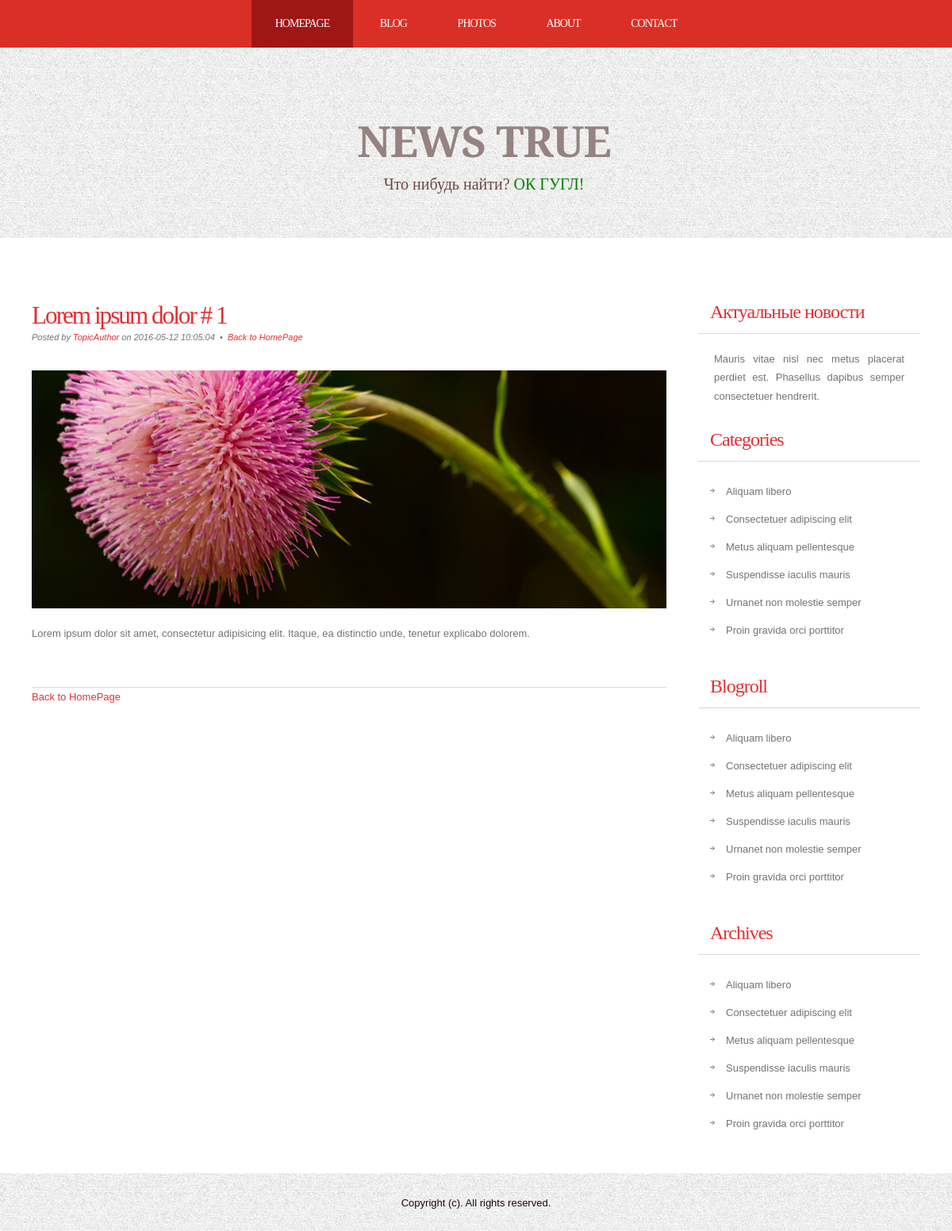
Page /news/1 on the earlier database version.
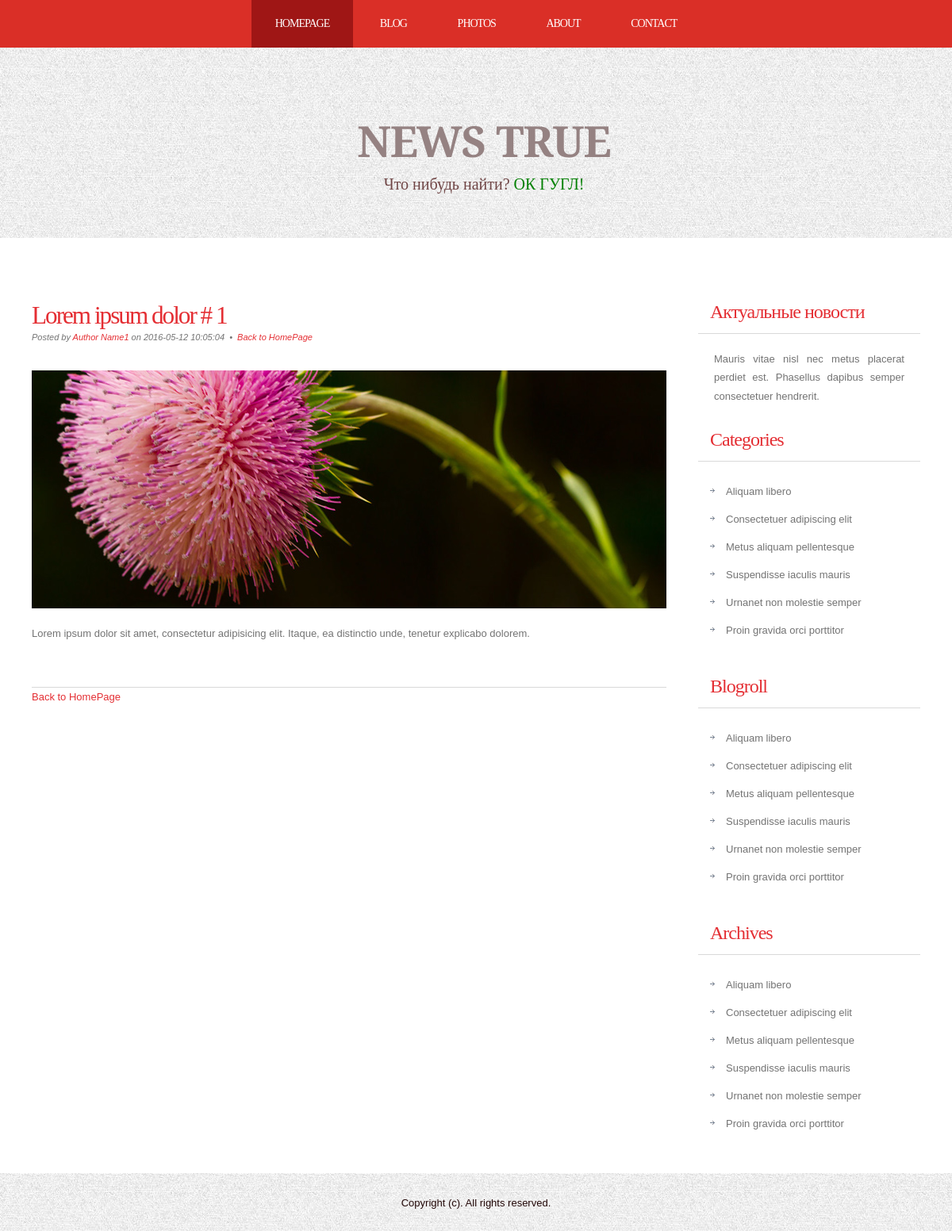
Same page on the later database version.
### tables this page shows
CREATE TABLE `news` (
  `id` int(11) NOT NULL,
  `title` varchar(255) NOT NULL,
  `date` timestamp NOT NULL DEFAULT CURRENT_TIMESTAMP,
  `short_content` text NOT NULL,
  `content` text NOT NULL,
  `author_name` varchar(255) NOT NULL,
  `preview` varchar(255) NOT NULL,
  `type` varchar(50) DEFAULT NULL
);

### config/routes.php (called while the page is built)
<?php
return array(
    'news/([0-9]+)' => 'news/view/$1',
    'news' => 'news/index',
    'articles' => 'article/index',
);

### index.php (called while the page is built, shortened)
<?php
require_once (ROOT.'/components/Router.php');
$router = new Router();
$router->run ();

### models/News.php (called while the page is built, shortened)
<?php
class News
{
    public static function getNewsById($id)
    {
        $id = intval ($id);
        if($id){
            $db = Db::getConnection ();
            $result = $db->query ('SELECT * from news WHERE id='.$id);
            $result->setFetchMode (PDO::FETCH_ASSOC);
            $newsItem = $result->fetch ();
            return $newsItem;
        }
    }
    public static function getImage($id){
        $noImage = 'no-image.jpg';
        $path = '/template/images/news/';
        $pathToNewsImages = $path.$id.'.jpg';
        if (file_exists ($_SERVER['DOCUMENT_ROOT'])){
            return $pathToNewsImages;
        }
        return $path.$noImage;
    }
}

### views/news/view.php (the view)
<?php require_once ROOT.'/views/layouts/header.php' ?>
	<div id="page">
		<div id="page-bgtop">
			<div id="page-bgbtm">
				<div id="content">
					<div class="post">
						<h2 class="title"><a href='/news/<?php echo $newsItem['id'] ;?>'><?php echo $newsItem['title'].' # '.$newsItem['id'];?></a></h2>
						<p class="meta">Posted by <a href="#"><?php echo $newsItem['author_name'];?></a> on <?php echo $newsItem['date'];?>
							&nbsp;&bull;&nbsp; <a href='/news/' class="permalink"> Back to HomePage</a></p>
						<div class="entry">
							<p><img src="<?php echo News::getImage ($newsItem['id']); ?>"  alt="" /></p>
							<p><?php echo $newsItem['short_content'];?></p>
						</div>
					</div>
					<p><a href='/news/' class="permalink"> Back to HomePage</a></p>
					<div style="clear: both;">&nbsp;</div>
				</div>
<?php require_once ROOT.'/views/layouts/sidebar.php' ?>
<?php require_once ROOT.'/views/layouts/footer.php' ?>

### components/Router.php (shortened to what this page needs)
<?php
class Router
{
    private $routes;
    public function __construct ()
    {
        $routsPath = ROOT. '/config/routes.php';
        $this->routes = require_once ($routsPath);
    }
    private function getURI()
    {
        if (!empty( $_SERVER['REQUEST_URI'] )) {
            return trim ( $_SERVER['REQUEST_URI'], '/' );
        }
    }
    public function run()
    {
        $uri = $this->getURI ();
        foreach ($this->routes as $uriPattern => $path) {
            if (preg_match ("~$uriPattern~", $uri)){
                $internalRoute = preg_replace ("~$uriPattern~", $path, $uri);
                $segments = explode ('/', $internalRoute);
                $controllerName = array_shift ($segments).'Controller';
                $actionName = 'action'. ucfirst (array_shift ($segments));
                $parameters = $segments;
                $controllerObject = new $controllerName;
                $result = call_user_func_array ([$controllerObject, $actionName], $parameters );
                if ($result != null){
                    break;
                }
            }
        }
    }
}

### controllers/NewsController.php (shortened to what this page needs)
<?php
require_once ROOT. '/models/News.php';
class NewsController
{
    public function actionView($id)
    {
        if($id){
            $newsItem = News::getNewsById ($id);
            require_once (ROOT.'/views/news/view.php');
        }
        return true;
    }
}

### views/layouts/header.php (shortened to what this page needs)
<!DOCTYPE html>
<html>
<head>
    <link href="/template/css/style.css" rel="stylesheet" type="text/css" media="screen" />
</head>
<body>
<div id="menu-wrapper">
    <div id="menu">
        <ul>
            <li class="current_page_item"><a href="/news/">Homepage</a></li>
            <li><a href="/articles/">Blog</a></li>
            <li><a href="#">Photos</a></li>
            <li><a href="#">About</a></li>
            <li><a href="#">Contact</a></li>
        </ul>
    </div>
</div>
<div id="wrapper">
    <div id="header-wrapper">
        <div id="header">
            <div id="logo">
                <h1><a href="#">NEWS TRUE </a></h1>
                <p >Что нибудь найти? <a href="https://www.google.com/" style="color: green">ОК ГУГЛ!</a></p>
            </div>
        </div>
    </div>

### views/layouts/sidebar.php
<div id="sidebar">
    <ul>
        <li>
            <h2>Актуальные новости</h2>
            <p>Mauris vitae nisl nec metus placerat perdiet est. Phasellus dapibus semper consectetuer hendrerit.</p>
        </li>
        <li>
            <h2>Categories</h2>
            <ul>
                <li><a href="#">Aliquam libero</a></li>
                <li><a href="#">Consectetuer adipiscing elit</a></li>
                <li><a href="#">Metus aliquam pellentesque</a></li>
                <li><a href="#">Suspendisse iaculis mauris</a></li>
                <li><a href="#">Urnanet non molestie semper</a></li>
                <li><a href="#">Proin gravida orci porttitor</a></li>
            </ul>
        </li>
        <li>
            <h2>Blogroll</h2>
            <ul>
                <li><a href="#">Aliquam libero</a></li>
                <li><a href="#">Consectetuer adipiscing elit</a></li>
                <li><a href="#">Metus aliquam pellentesque</a></li>
                <li><a href="#">Suspendisse iaculis mauris</a></li>
                <li><a href="#">Urnanet non molestie semper</a></li>
                <li><a href="#">Proin gravida orci porttitor</a></li>
            </ul>
        </li>
        <li>
            <h2>Archives</h2>
            <ul>
                <li><a href="#">Aliquam libero</a></li>
                <li><a href="#">Consectetuer adipiscing elit</a></li>
                <li><a href="#">Metus aliquam pellentesque</a></li>
                <li><a href="#">Suspendisse iaculis mauris</a></li>
                <li><a href="#">Urnanet non molestie semper</a></li>
                <li><a href="#">Proin gravida orci porttitor</a></li>
            </ul>
        </li>
    </ul>
</div>
<div style="clear: both;">&nbsp;</div>
</div>
</div>
</div>

### views/layouts/footer.php
</div>
<div id="footer">
    <p>Copyright (c). All rights reserved. </p>
</div>
</body>
</html>

### template/css/style.css (style rules this page uses)
body { margin: 0; padding: 0; background-image: url(../images/bg-light.jpg); font-family: Arial, Helvetica, sans-serif; font-size: 13px; color: #737373; }
h1, h2, h3 { margin: 0; padding: 0; font-family: 'Arvo', serif; font-weight: normal; color: #FFA800; }
h1 { font-size: 2em; }
h2 { font-size: 2.4em; }
p, ul, ol { margin-top: 0; line-height: 180%; }
a { text-decoration: none; color: #E42E33; }
#wrapper { margin: 0 auto; padding: 0; }
#header-wrapper { height: 240px; }
#header { width: 960px; height: 240px; margin: 0 auto; }
#logo { width: 980px; height: 100px; margin: 0px auto; padding: 80px 0px 0px 0px; color: #704646; }
#logo h1, #logo p { display: block; margin: 0; padding: 0; }
#logo h1 { margin: 0px; letter-spacing: -1px; text-align: center; text-transform: uppercase; font-size: 54px; font-weight: bold; color: #FFFFFF; }
#logo h1 a { color: #958282; }
#logo p { text-align: center; font-family: 'Arvo', serif; font-size: 20px; }
#logo a { border: none; background: none; text-decoration: none; color: #FFFFFF; }
#menu-wrapper { overflow: hidden; height: 60px; background: #DA2F27; }
#menu { width: 940px; margin: 0px auto; }
#menu ul { margin: 0; padding: 0px 0px 0px 0px; list-style: none; line-height: normal; text-align: center; }
#menu li { display: inline-block; }
#menu a { display: block; float: left; height: 60px; margin: 0px; padding: 0px 30px 0px 30px; line-height: 60px; letter-spacing: -1px; text-decoration: none; text-transform: uppercase; font-family: 'Arvo', serif; font-size: 14px; font-weight: normal; color: #FFFFFF; border: none; }
#menu .current_page_item a { background: #9F1615; color: #FFFFFF; }
#page { width: 1200px; margin: 0 auto; padding: 0; background-color: #FFFFFF; }
#page-bgbtm { margin: 0px; padding: 40px 40px 0px 40px; }
#content { float: left; width: 800px; padding: 0px 0px 0px 0px; }
.post { clear: both; padding: 30px 0px; border-bottom: 1px solid #D9D9D9; }
.post .title { padding-top: 10px; letter-spacing: -2px; }
.post .title a { border: none; color: #E42E33; }
.post .meta { padding-bottom: 10px; text-align: left; font-family: Arial, Helvetica, sans-serif; font-size: 11px; font-style: italic; }
.post .entry { text-align: justify; margin-bottom: 25px; padding: 10px 0px 0px 0px; }
#sidebar { float: right; width: 280px; padding: 30px 0px 0px 0px; }
#sidebar ul { margin: 0; padding: 0; list-style: none; }
#sidebar li { margin: 0; padding: 0; }
#sidebar li ul { margin: 0px 15px; padding-bottom: 30px; }
#sidebar li li { padding-left: 20px; line-height: 35px; background: url(../images/img07.jpg) no-repeat left 14px; }
#sidebar h2 { height: 38px; margin-bottom: 20px; padding: 12px 0 0 15px; border-bottom: 1px solid #D9D9D9; letter-spacing: -1px; font-size: 24px; color: #E42E33; }
#sidebar p { margin: 0 0px; padding: 0px 20px 20px 20px; text-align: justify; }
#sidebar a { border: none; color: #737373; }
#footer { overflow: hidden; width: 960px; margin: 0px auto 40px auto; font-family: Arial, Helvetica, sans-serif; }
#footer p { display: block; padding: 30px 0px; line-height: normal; text-align: center; color: #230808; }

Differences in the rows shown:
changed news "Lorem ipsum dolor": author_name "TopicAuthor" → "Author Name1"
